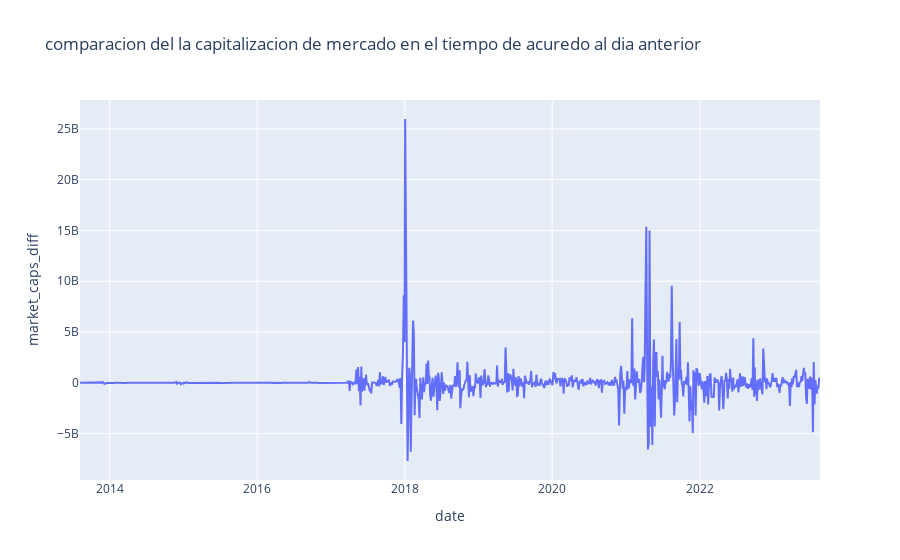

The cell this chart's notebook holds for it:
### Markdown cell above
se puede obserbar que las lineas son muy similares solo que el precio esta en miles y la capitalizacion del mercado esta en miles de millones

### Code cell
fig_price_returns = px.line(ripple_df, x='date', y='market_caps_diff', title='comparacion del la capitalizacion de mercado en el tiempo de acuredo al dia anterior')
fig_price_returns.show()

### Figure 1 — Plotly figure (JSON) as saved in the notebook; plotly's stock layout.template omitted (floating-point values rounded to 4 significant figures; data arrays with more than 128 entries replaced by an {"elided": "..."} marker saying what was removed)
{"data": [{"hovertemplate": "date=%{x}<br>market_caps_diff=%{y}<extra></extra>", "legendgroup": "", "line": {"color": "#636efa", "dash": "solid"}, "marker": {"symbol": "circle"}, "mode": "lines", "name": "", "orientation": "v", "showlegend": false, "type": "scatter", "x": {"elided": "955 str values"}, "xaxis": "x", "y": {"elided": "955 float values"}, "yaxis": "y"}], "layout": {"legend": {"tracegroupgap": 0}, "title": {"text": "comparacion del la capitalizacion de mercado en el tiempo de acuredo al dia anterior"}, "xaxis": {"anchor": "y", "domain": [0, 1], "title": {"text": "date"}}, "yaxis": {"anchor": "x", "domain": [0, 1], "title": {"text": "market_caps_diff"}}}}
